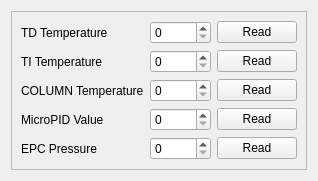
         <widget class="QWidget" name="tab_4">
          <attribute name="title">
           <string>Single Status</string>
          </attribute>
          <layout class="QVBoxLayout" name="verticalLayout_5">
           <item>
            <widget class="QFrame" name="frame_7">
             <property name="frameShape">
              <enum>QFrame::StyledPanel</enum>
             </property>
             <property name="frameShadow">
              <enum>QFrame::Raised</enum>
             </property>
             <layout class="QGridLayout" name="gridLayout_5" columnstretch="0,3,1">
              <item row="0" column="0">
               <widget class="QLabel" name="labelTDTemperature">
                <property name="sizePolicy">
                 <sizepolicy hsizetype="Fixed" vsizetype="Preferred">
                  <horstretch>0</horstretch>
                  <verstretch>0</verstretch>
                 </sizepolicy>
                </property>
                <property name="text">
                 <string>TD Temperature</string>
                </property>
               </widget>
              </item>
              <item row="1" column="2">
               <widget class="QPushButton" name="btnReadTITemperature">
                <property name="text">
                 <string>Read</string>
                </property>
               </widget>
              </item>
              <item row="1" column="1">
               <widget class="QSpinBox" name="spinBoxTITemperature">
                <property name="maximum">
                 <number>65535</number>
                </property>
               </widget>
              </item>
              <item row="3" column="1">
               <widget class="QSpinBox" name="spinBoxMicroPIDValue">
                <property name="maximum">
                 <number>65535</number>
                </property>
               </widget>
              </item>
              <item row="0" column="2">
               <widget class="QPushButton" name="btnReadTDTemperature">
                <property name="text">
                 <string>Read</string>
                </property>
               </widget>
              </item>
              <item row="4" column="0">
               <widget class="QLabel" name="labelEPCPressure">
                <property name="sizePolicy">
                 <sizepolicy hsizetype="Fixed" vsizetype="Preferred">
                  <horstretch>0</horstretch>
                  <verstretch>0</verstretch>
                 </sizepolicy>
                </property>
                <property name="text">
                 <string>EPC Pressure</string>
                </property>
               </widget>
              </item>
              <item row="2" column="0">
               <widget class="QLabel" name="labelCOLUMNTemperature">
                <property name="sizePolicy">
                 <sizepolicy hsizetype="Fixed" vsizetype="Preferred">
                  <horstretch>0</horstretch>
                  <verstretch>0</verstretch>
                 </sizepolicy>
                </property>
                <property name="text">
                 <string>COLUMN Temperature</string>
                </property>
               </widget>
              </item>
              <item row="3" column="2">
               <widget class="QPushButton" name="btnReadMicroPIDValue">
                <property name="text">
                 <string>Read</string>
                </property>
               </widget>
              </item>
              <item row="4" column="2">
               <widget class="QPushButton" name="btnReadEPCPressure">
                <property name="text">
                 <string>Read</string>
                </property>
               </widget>
              </item>
              <item row="3" column="0">
               <widget class="QLabel" name="labelMicroPIDValue">
                <property name="sizePolicy">
                 <sizepolicy hsizetype="Fixed" vsizetype="Preferred">
                  <horstretch>0</horstretch>
                  <verstretch>0</verstretch>
                 </sizepolicy>
                </property>
                <property name="text">
                 <string>MicroPID Value</string>
                </property>
               </widget>
              </item>
              <item row="0" column="1">
               <widget class="QSpinBox" name="spinBoxTDTemperature">
                <property name="maximum">
                 <number>65535</number>
                </property>
               </widget>
              </item>
              <item row="1" column="0">
               <widget class="QLabel" name="labelTITemperature">
                <property name="sizePolicy">
                 <sizepolicy hsizetype="Fixed" vsizetype="Preferred">
                  <horstretch>0</horstretch>
                  <verstretch>0</verstretch>
                 </sizepolicy>
                </property>
                <property name="text">
                 <string>TI Temperature</string>
                </property>
               </widget>
              </item>
              <item row="2" column="1">
               <widget class="QSpinBox" name="spinBoxCOLUMNTemperature">
                <property name="maximum">
                 <number>65535</number>
                </property>
               </widget>
              </item>
              <item row="2" column="2">
               <widget class="QPushButton" name="btnReadCOLUMNTemperature">
                <property name="text">
                 <string>Read</string>
                </property>
               </widget>
              </item>
              <item row="4" column="1">
               <widget class="QSpinBox" name="spinBoxEPCPressure">
                <property name="maximum">
                 <number>65535</number>
                </property>
               </widget>
              </item>
             </layout>
            </widget>
           </item>
          </layout>
         </widget>
